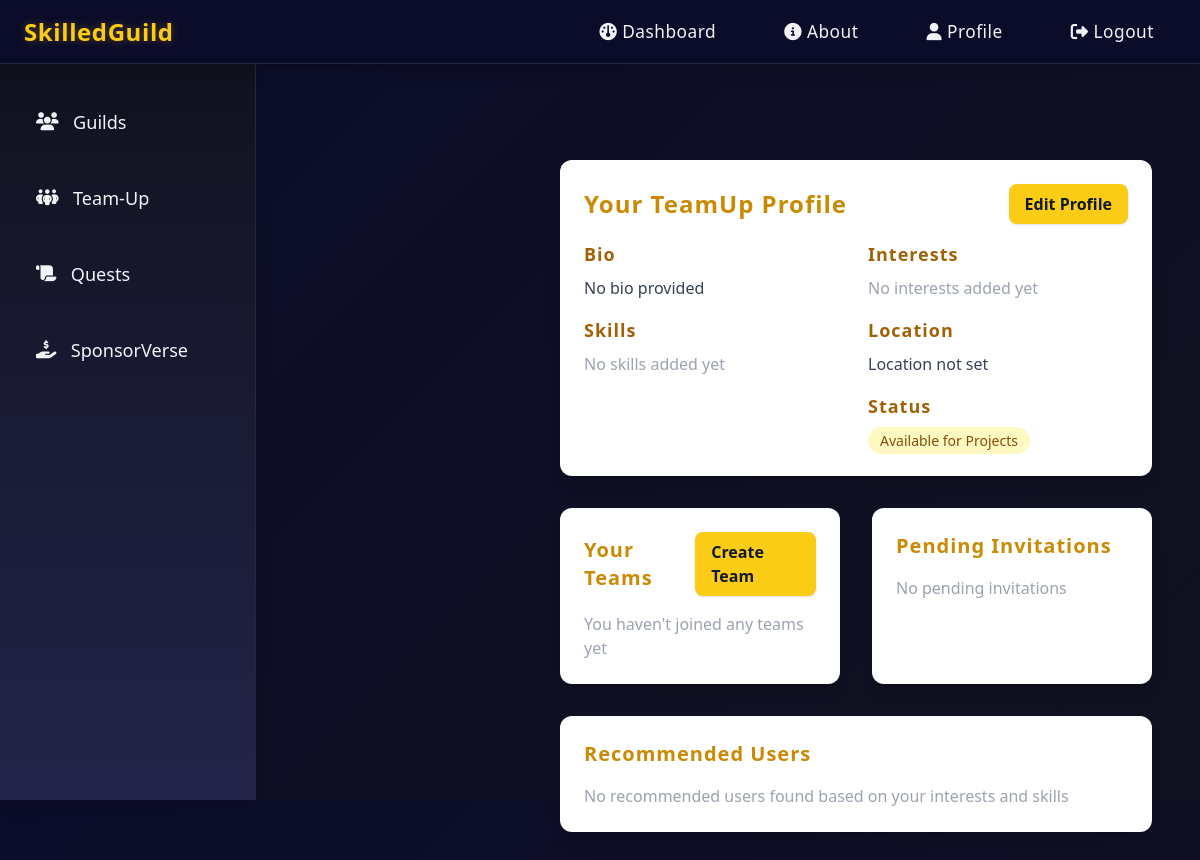
The page /teamup/ (signed in) on the database its author committed.
### teamup/models.py (models this page shows, shortened)
class TeamUpProfile(models.Model):
    AVAILABILITY_CHOICES = [
        ('available', 'Available for Projects'),
        ('busy', 'Currently Busy'),
        ('open_to_discussion', 'Open to Discussion'),
        ('unavailable', 'Unavailable'),
    ]
    user = models.OneToOneField(User, on_delete=models.CASCADE, related_name='teamup_profile')
    bio = models.TextField(blank=True)
    skills = models.ManyToManyField(Skill, related_name='skilled_users')
    interests = models.ManyToManyField(Skill, related_name='interested_users')
    city = models.CharField(max_length=100, blank=True)
    state = models.CharField(max_length=100, blank=True)
    country = models.CharField(max_length=100, blank=True)
    latitude = models.FloatField(null=True, blank=True)
    longitude = models.FloatField(null=True, blank=True)
    availability_status = models.CharField(
        max_length=20,
        choices=AVAILABILITY_CHOICES,
        default='available'
    )
    github_profile = models.URLField(blank=True)
    linkedin_profile = models.URLField(blank=True)
    portfolio_url = models.URLField(blank=True)
    @property
    def location(self):
        parts = [p for p in [self.city, self.state, self.country] if p]
        return ', '.join(parts)

### teamup/views.py (the view)
# urls.py: path('', views.dashboard, name='dashboard'),
@login_required
def dashboard(request):
    profile = request.user.teamup_profile
    teams = request.user.teams.all()
    created_teams = request.user.created_teams.all()
    pending_invitations = request.user.received_invitations.filter(status='pending')
    user_skills = profile.skills.all()
    user_interests = profile.interests.all()
    recommended_users = TeamUpProfile.objects.filter(
        Q(skills__in=user_interests) | Q(interests__in=user_skills)
    ).exclude(user=request.user).distinct()
    context = {
        'profile': profile,
        'teams': teams,
        'created_teams': created_teams,
        'pending_invitations': pending_invitations,
        'recommended_users': recommended_users,
    }
    return render(request, 'teamup/dashboard.html', context)

### templates/teamup/dashboard.html (shortened to what this page needs)
{% extends "base.html" %}
{% load static %}
{% block content %}
<div class="ml-64 mt-16 px-4 pb-8 max-w-6xl mx-auto">
    <div class="mb-8 bg-white rounded-xl shadow-lg p-6">
        <div class="flex items-center justify-between mb-4">
            <h2 class="text-2xl font-bold text-yellow-600">Your TeamUp Profile</h2>
            <a href="{% url 'teamup:profile_setup' %}" class="bg-yellow-400 hover:bg-yellow-500 text-gray-900 font-semibold px-4 py-2 rounded-lg shadow transition">Edit Profile</a>
        </div>
        <div class="grid grid-cols-1 md:grid-cols-2 gap-6">
            <div>
                <h3 class="text-lg font-semibold mb-2 text-yellow-700">Bio</h3>
                <p class="text-gray-700">{{ profile.bio|default:"No bio provided" }}</p>
                <h3 class="text-lg font-semibold mt-4 mb-2 text-yellow-700">Skills</h3>
                <div class="flex flex-wrap gap-2">
                    {% for skill in profile.skills.all %}
                        <span class="bg-yellow-100 text-yellow-800 px-3 py-1 rounded-full text-sm">{{ skill.name }}</span>
                    {% empty %}
                        <p class="text-gray-400">No skills added yet</p>
                    {% endfor %}
                </div>
            </div>
            <div>
                <h3 class="text-lg font-semibold mb-2 text-yellow-700">Interests</h3>
                <div class="flex flex-wrap gap-2">
                    {% for interest in profile.interests.all %}
                        <span class="bg-yellow-50 text-yellow-700 px-3 py-1 rounded-full text-sm">{{ interest.name }}</span>
                    {% empty %}
                        <p class="text-gray-400">No interests added yet</p>
                    {% endfor %}
                </div>
                <h3 class="text-lg font-semibold mt-4 mb-2 text-yellow-700">Location</h3>
                <p class="text-gray-700">{{ profile.location|default:"Location not set" }}</p>
                <h3 class="text-lg font-semibold mt-4 mb-2 text-yellow-700">Status</h3>
                <span class="bg-yellow-100 text-yellow-800 px-3 py-1 rounded-full text-sm">
                    {{ profile.get_availability_status_display }}
                </span>
            </div>
        </div>
    </div>
    <div class="grid grid-cols-1 md:grid-cols-2 gap-8 mb-8">
        <div class="bg-white rounded-xl shadow-lg p-6">
            <div class="flex items-center justify-between mb-4">
                <h2 class="text-xl font-bold text-yellow-600">Your Teams</h2>
                <a href="{% url 'teamup:create_team' %}" class="bg-yellow-400 hover:bg-yellow-500 text-gray-900 font-semibold px-4 py-2 rounded-lg shadow transition">Create Team</a>
            </div>
            <div class="space-y-4">
                {% for team in teams %}
                    <div class="border rounded-lg p-4 hover:bg-yellow-50 transition">
                        <a href="{% url 'teamup:team_detail' team.id %}" class="block">
                            <h3 class="text-lg font-semibold text-yellow-700">{{ team.title }}</h3>
                            <p class="text-gray-600 text-sm mt-1">{{ team.description|truncatechars:100 }}</p>
                            <div class="flex flex-wrap gap-2 mt-2">
                                {% for skill in team.required_skills.all %}
                                    <span class="bg-yellow-100 text-yellow-800 px-2 py-1 rounded text-xs">{{ skill.name }}</span>
                                {% endfor %}
                            </div>
                        </a>
                    </div>
                {% empty %}
                    <p class="text-gray-400">You haven't joined any teams yet</p>
                {% endfor %}
            </div>
        </div>
        <div class="bg-white rounded-xl shadow-lg p-6">
            <h2 class="text-xl font-bold text-yellow-600 mb-4">Pending Invitations</h2>
            <div class="space-y-4">
                {% for invitation in pending_invitations %}
                    <div class="border rounded-lg p-4">
                        <h3 class="text-lg font-semibold text-yellow-700">{{ invitation.team.title }}</h3>
                        <p class="text-gray-600 text-sm mt-1">Invited by {{ invitation.from_user.username }}</p>
                        <div class="mt-3 flex gap-2">
                            <form method="post" action="{% url 'teamup:handle_invitation' invitation.id %}" class="inline">
                                {% csrf_token %}
                                <input type="hidden" name="action" value="accept">
                                <button type="submit" class="bg-green-500 hover:bg-green-600 text-white px-3 py-1 rounded shadow text-sm">Accept</button>
                            </form>
                            <form method="post" action="{% url 'teamup:handle_invitation' invitation.id %}" class="inline">
                                {% csrf_token %}
                                <input type="hidden" name="action" value="decline">
                                <button type="submit" class="bg-red-500 hover:bg-red-600 text-white px-3 py-1 rounded shadow text-sm">Decline</button>
                            </form>
                        </div>
                    </div>
                {% empty %}
                    <p class="text-gray-400">No pending invitations</p>
                {% endfor %}
            </div>
        </div>
    </div>
    <div class="bg-white rounded-xl shadow-lg p-6">
        <h2 class="text-xl font-bold text-yellow-600 mb-4">Recommended Users</h2>
        <div class="grid grid-cols-1 md:grid-cols-2 lg:grid-cols-3 gap-6">
            {% for user_profile in recommended_users %}
                <div class="border rounded-lg p-4 hover:bg-yellow-50 transition flex flex-col justify-between h-full">
                    <div>
                        <div class="flex items-start justify-between">
                            <div>
                                <h3 class="text-lg font-semibold text-yellow-700">{{ user_profile.user.username }}</h3>
                                <p class="text-gray-600 text-sm mt-1">{{ user_profile.bio|truncatechars:100 }}</p>
                            </div>
                            {% if user_profile.availability_status == 'available' %}
                                <span class="bg-green-100 text-green-800 px-2 py-1 rounded-full text-xs">Available</span>
                            {% endif %}
                        </div>
                        <div class="mt-3">
                            <h4 class="text-sm font-semibold text-yellow-700">Skills</h4>
                            <div class="flex flex-wrap gap-1 mt-1">
                                {% for skill in user_profile.skills.all|slice:":3" %}
                                    <span class="bg-yellow-100 text-yellow-800 px-2 py-1 rounded text-xs">{{ skill.name }}</span>
                                {% endfor %}
                                {% if user_profile.skills.count > 3 %}
                                    <span class="text-gray-500 text-xs">+{{ user_profile.skills.count|add:"-3" }} more</span>
                                {% endif %}
                            </div>
                        </div>
                        {% if user_profile.location %}
                            <p class="text-gray-500 text-sm mt-2">📍 {{ user_profile.location }}</p>
                        {% endif %}
                    </div>
                </div>
            {% empty %}
                <p class="text-gray-400 col-span-3">No recommended users found based on your interests and skills</p>
            {% endfor %}
        </div>
    </div>
</div>
{% endblock %}

### static/skilledguild/dashboard.css (style rules this page uses)
body { margin: 0; font-family: 'Segoe UI', Arial, sans-serif; background: linear-gradient(135deg, #0b0c2a 0%, #11121f 100%); color: #f3f3f7; min-height: 100vh; }
h1, h2, h3, h4, h5, h6 { color: #fff; font-weight: 700; margin-bottom: 1.2rem; letter-spacing: 1px; }
a, .navbar-menu li a, .sidebar-menu li a { outline: none; }

### rows shown on the page
TeamUpProfile: bio "No bio provided", location "Location not set", availability_status "Available for Projects"
